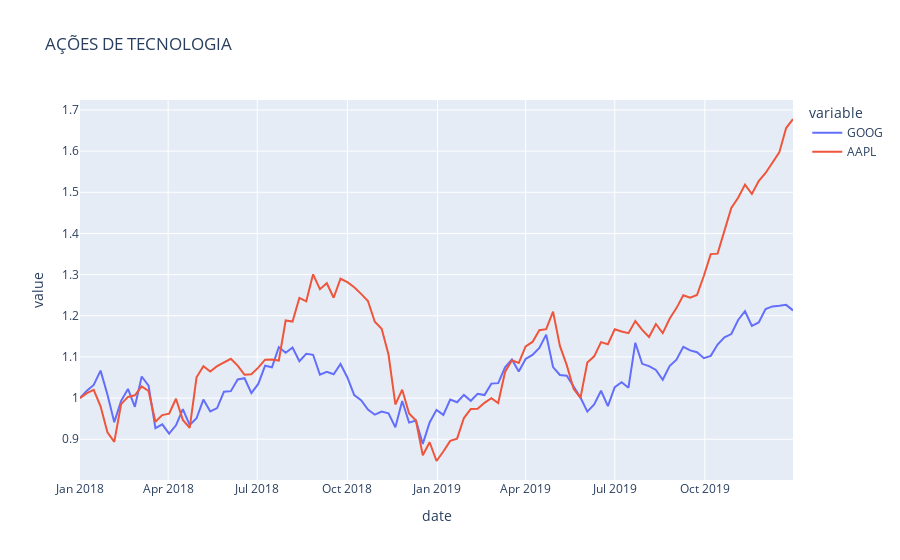

Notebook code for this chart:
### Code cell
px.line(df_stocks , x="date",y=["GOOG","AAPL"],
        labels ={'x':'Date','y':'Price'},title ="AÇÕES DE TECNOLOGIA"
       )
